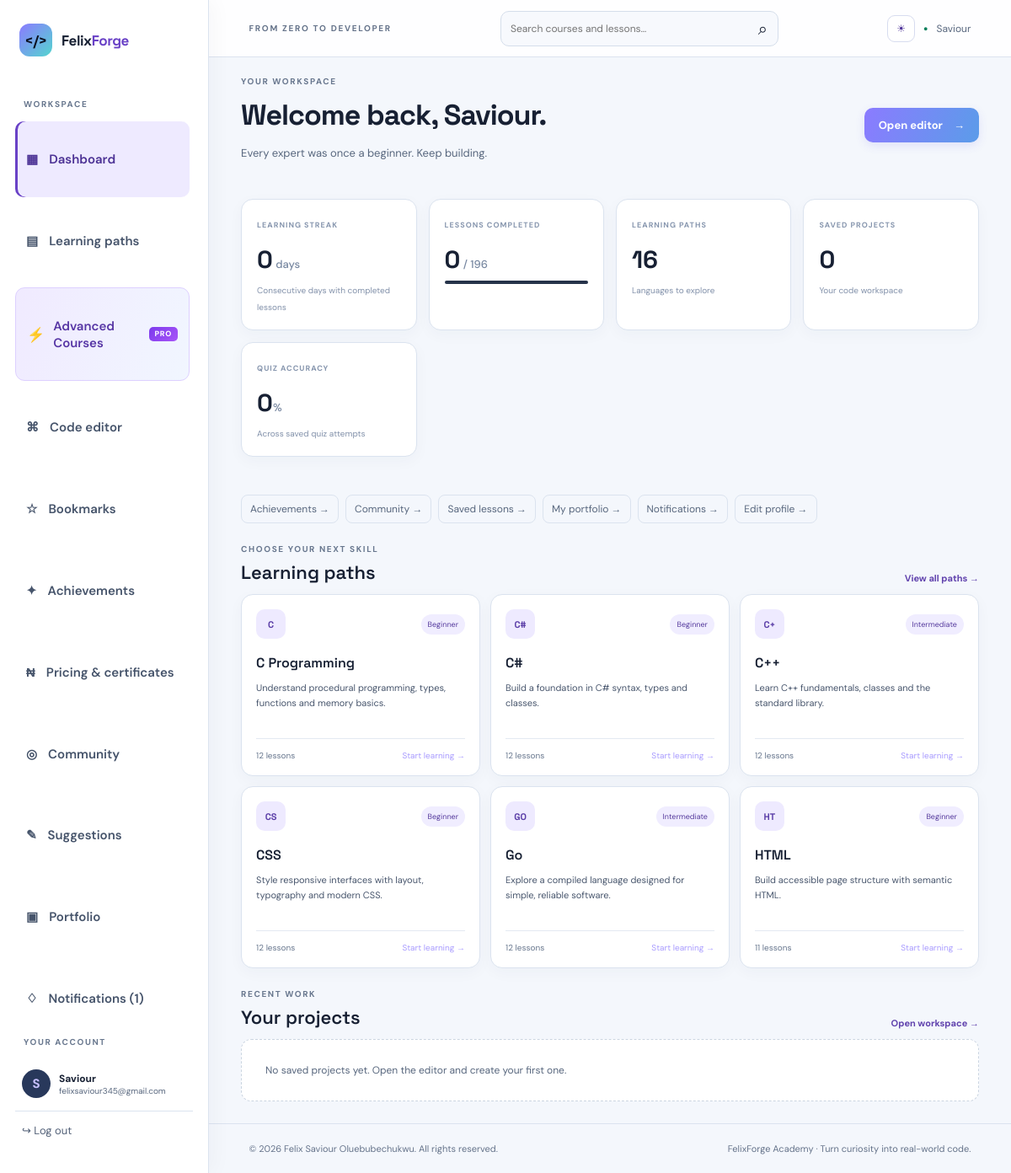
The page /dashboard (signed in) on the database its author committed.
### app.py (models this page shows, shortened)
class User(UserMixin, db.Model):
    id = db.Column(db.Integer, primary_key=True)
    username = db.Column(db.String(32), unique=True, nullable=False)
    email = db.Column(db.String(254), unique=True, nullable=False)
    password_hash = db.Column(db.String(255), nullable=False)
    created_at = db.Column(db.DateTime, default=datetime.utcnow)
    projects = db.relationship('Project', backref='owner', cascade='all, delete-orphan')
    progress = db.relationship('Progress', backref='learner', cascade='all, delete-orphan')
    quiz_results = db.relationship('QuizResult', back_populates='learner', cascade='all, delete-orphan')

class Course(db.Model):
    id = db.Column(db.Integer, primary_key=True)
    slug = db.Column(db.String(40), unique=True, nullable=False)
    title = db.Column(db.String(80), nullable=False)
    level = db.Column(db.String(30), default='Beginner')
    description = db.Column(db.Text, default='')
    language = db.Column(db.String(30), nullable=False)
    access_level = db.Column(db.String(20), nullable=False, default='free')
    lessons = db.relationship('Lesson', backref='course', cascade='all, delete-orphan', order_by='Lesson.position')

### app.py (the view)
@app.route('/dashboard')
@login_required
def dashboard():
    can_view_premium = can_access_advanced_courses()
    course_query = Course.query
    lesson_query = Lesson.query.join(Course)
    progress_query = Progress.query.filter_by(user_id=current_user.id).join(Lesson).join(Course)
    if not can_view_premium:
        course_query = course_query.filter(Course.access_level == 'free')
        lesson_query = lesson_query.filter(Course.access_level == 'free')
        progress_query = progress_query.filter(Course.access_level == 'free')
    courses = course_query.order_by(Course.title).all()
    completed = progress_query.count()
    total = lesson_query.count()
    projects=Project.query.filter_by(user_id=current_user.id).count(); all_results=QuizResult.query.filter_by(user_id=current_user.id).all(); accuracy=round(sum(r.score for r in all_results)/sum(r.total for r in all_results)*100) if all_results else 0; results=QuizResult.query.filter_by(user_id=current_user.id).order_by(QuizResult.created_at.desc()).limit(5).all()
    recent=Project.query.filter_by(user_id=current_user.id).order_by(Project.updated_at.desc()).limit(4).all()
    activity_dates=sorted({p.completed_at.date() for p in Progress.query.filter_by(user_id=current_user.id).all()},reverse=True)
    streak=0; today=date.today(); cursor=today if activity_dates and activity_dates[0]==today else today-timedelta(days=1)
    for day in activity_dates:
        if day==cursor: streak+=1; cursor-=timedelta(days=1)
        elif day<cursor: break
    return render_template('dashboard.html',courses=courses,completed=completed,total=total,projects=projects,accuracy=accuracy,results=results,recent=recent,streak=streak)

### app.py (called while the page is built)
@login_manager.user_loader
def load_user(user_id): return db.session.get(User, int(user_id))

def is_admin_user():
    admin_email = app.config.get('ADMIN_EMAIL', '')
    return bool(
        current_user.is_authenticated
        and app.config.get('ADMIN_ENABLED')
        and admin_email
        and current_user.email.lower() == admin_email
    )

def has_active_premium_membership(user_id):
    now = datetime.utcnow()
    return MembershipPayment.query.filter(
        MembershipPayment.user_id == user_id,
        MembershipPayment.plan.in_(['monthly', 'annual']),
        MembershipPayment.status == 'paid',
        MembershipPayment.starts_at.isnot(None),
        MembershipPayment.starts_at <= now,
        MembershipPayment.ends_at.isnot(None),
        MembershipPayment.ends_at > now,
    ).first() is not None

def can_access_advanced_courses():
    return bool(current_user.is_authenticated and (
        is_admin_user() or has_active_premium_membership(current_user.id)
    ))

@app.before_request
def record_daily_activity():
    if current_user.is_authenticated and request.endpoint not in {'static', 'logout'}:
        today = datetime.utcnow().date()
        activity = UserActivity.query.filter_by(user_id=current_user.id, activity_date=today).first()
        if activity is None:
            db.session.add(UserActivity(user_id=current_user.id, activity_date=today, last_seen_at=datetime.utcnow()))
        try:
            db.session.commit()
        except Exception:
            db.session.rollback()
            app.logger.exception('Could not record learner activity')

### templates/dashboard.html
{% extends 'base.html' %}{% block title %}Dashboard — FelixForge Academy{% endblock %}{% block content %}<div class="page-heading"><div><div class="eyebrow">YOUR WORKSPACE</div><h1>Welcome back, {{ current_user.username }}.</h1><p>Every expert was once a beginner. Keep building.</p></div><a class="button" href="{{ url_for('editor') }}">Open editor <span>→</span></a></div><div class="stats-grid"><div class="stat-card"><span>LEARNING STREAK</span><strong>{{ streak }}<small> days</small></strong><small class="stat-foot">Consecutive days with completed lessons</small></div><div class="stat-card"><span>LESSONS COMPLETED</span><strong>{{ completed }}<small> / {{ total }}</small></strong><div class="progress-track"><i style="width:{{ (completed/total*100)|round|int if total else 0 }}%"></i></div></div><div class="stat-card"><span>LEARNING PATHS</span><strong>{{ courses|length }}</strong><small class="stat-foot">Languages to explore</small></div><div class="stat-card"><span>SAVED PROJECTS</span><strong>{{ projects }}</strong><small class="stat-foot">Your code workspace</small></div><div class="stat-card"><span>QUIZ ACCURACY</span><strong>{{ accuracy }}<small>%</small></strong><small class="stat-foot">Across saved quiz attempts</small></div></div><div class="quick-links"><a href="{{ url_for('achievements') }}">Achievements →</a><a href="{{ url_for('community') }}">Community →</a><a href="{{ url_for('bookmarks') }}">Saved lessons →</a><a href="{{ url_for('portfolio') }}">My portfolio →</a><a href="{{ url_for('notifications') }}">Notifications →</a><a href="{{ url_for('profile') }}">Edit profile →</a></div><div class="section-heading"><div><div class="eyebrow">CHOOSE YOUR NEXT SKILL</div><h2>Learning paths</h2></div><a class="text-link" href="{{ url_for('courses') }}">View all paths →</a></div><div class="course-grid">{% for c in courses[:6] %}<a class="course-card" href="{{ url_for('course_detail',slug=c.slug) }}"><div class="course-top"><span class="language-icon">{{ c.language[:2]|upper }}</span><span class="level-tag">{{ c.level }}</span></div><h3>{{ c.title }}</h3><p>{{ c.description }}</p><div class="course-bottom"><span>{{ c.lessons|length }} lessons</span><span>Start learning →</span></div></a>{% endfor %}</div><div class="section-heading"><div><div class="eyebrow">RECENT WORK</div><h2>Your projects</h2></div><a class="text-link" href="{{ url_for('editor') }}">Open workspace →</a></div>{% if recent %}<div class="project-list">{% for p in recent %}<a href="{{ url_for('editor') }}" class="project-row"><span class="project-file">⌘</span><b>{{ p.name }}</b><small>{{ p.language }}</small><span class="project-date">{{ p.updated_at.strftime('%d %b %Y') }}</span></a>{% endfor %}</div>{% else %}<div class="empty-state">No saved projects yet. Open the editor and create your first one.</div>{% endif %}{% endblock %}

### templates/base.html (shortened to what this page needs)
<!doctype html>
<html lang="en">
<head>
<link rel="stylesheet" href="{{ url_for('static',filename='style.css') }}">
</head>
<body>
<div class="shell">
<aside class="sidebar">
<a class="brand" href="{{ url_for('home') }}"><span class="brand-mark">&lt;/&gt;</span><span>Felix<span class="brand-muted">Forge</span></span></a>
<div class="side-label">WORKSPACE</div>
<nav>
<a href="{{ url_for('dashboard') }}" class="nav-link {% if request.endpoint=='dashboard' %}active{% endif %}">▦ <span>Dashboard</span></a>
<a href="{{ url_for('courses') }}" class="nav-link ">▤ <span>Learning paths</span></a>
<a href="{{ url_for('advanced_courses') }}" class="nav-link advanced-nav-link {% if advanced_nav_active %}active{% endif %}"><strong class="advanced-icon">⚡</strong><span>Advanced Courses</span><span class="advanced-badge">PRO</span></a>
<a href="{{ url_for('editor') }}" class="nav-link {% if request.endpoint=='editor' %}active{% endif %}">⌘ <span>Code editor</span></a>
<a href="{{ url_for('bookmarks') }}" class="nav-link">☆ <span>Bookmarks</span></a>
<a href="{{ url_for('achievements') }}" class="nav-link">✦ <span>Achievements</span></a>
<a href="{{ url_for('monetization_plan') }}" class="nav-link {% if request.endpoint=='monetization_plan' %}active{% endif %}">₦ <span>Pricing & certificates</span></a>
<a href="{{ url_for('community') }}" class="nav-link">◎ <span>Community</span></a>
<a href="{{ url_for('suggestions') }}" class="nav-link {% if request.endpoint=='suggestions' %}active{% endif %}">✎ <span>Suggestions</span></a>
<a href="{{ url_for('portfolio') }}" class="nav-link">▣ <span>Portfolio</span></a>
<a href="{{ url_for('notifications') }}" class="nav-link">♢ <span>Notifications{% if unread_notifications %} ({{ unread_notifications }}){% endif %}</span></a>
</nav>
<div class="side-bottom"><div class="side-label">YOUR ACCOUNT</div>
<div class="user-mini"><div class="avatar">{{ (current_user.username[0] if current_user.is_authenticated else 'F')|upper }}</div><div><b>{{ current_user.username if current_user.is_authenticated else 'Guest learner' }}</b><small>{{ current_user.email if current_user.is_authenticated else 'Start learning today' }}</small></div></div>
{% if current_user.is_authenticated %}<form method="post" action="{{ url_for('logout') }}"><input type="hidden" name="csrf_token" value="{{ csrf_token() }}"><button class="logout-link">↪ Log out</button></form>{% else %}<a class="logout-link" href="{{ url_for('login') }}">↪ Log in</a>{% endif %}
</div>
</aside>
<main class="main">
<header class="topbar"><div class="mobile-brand">&lt;/&gt; FelixForge Academy</div><div class="crumb">FROM ZERO TO DEVELOPER</div>
<form class="global-search" action="{{ url_for('search') }}" method="get"><input name="q" type="search" placeholder="Search courses and lessons…" aria-label="Search courses and lessons"><button aria-label="Search">⌕</button></form>
<div class="top-actions"><button type="button" class="theme-toggle" id="themeToggle" aria-label="Toggle colour theme" aria-pressed="false">◐</button>
{% if current_user.is_authenticated %}<span class="online-dot">●</span><span class="top-user"><a href="{{ url_for('profile') }}">{{ current_user.username }}</a></span>{% else %}<a class="button button-small" href="{{ url_for('login') }}">Log in</a>{% endif %}</div>
</header>
<section class="page">{% block content %}{% endblock %}</section>
<footer>© {{ year }} Felix Saviour Oluebubechukwu. All rights reserved. <span>FelixForge Academy · Turn curiosity into real-world code.</span></footer>
</main></div>
</body></html>

### rows shown on the page
User: username "S", username "Saviour", email "felixsaviour345@gmail.com"
Course: language "C", level "Beginner", title "C Programming", description "Understand procedural programming, types, functions and memory basics.", lessons|length "12"
Course: language "C#", level "Beginner", title "C#", description "Build a foundation in C# syntax, types and classes.", lessons|length "12"
Course: language "C+", level "Intermediate", title "C++", description "Learn C++ fundamentals, classes and the standard library.", lessons|length "12"
Course: language "CS", level "Beginner", title "CSS", description "Style responsive interfaces with layout, typography and modern CSS.", lessons|length "12"
Course: language "GO", level "Intermediate", title "Go", description "Explore a compiled language designed for simple, reliable software.", lessons|length "12"
Course: language "HT", level "Beginner", title "HTML", description "Build accessible page structure with semantic HTML.", lessons|length "11"

### other values the page prints
{{ unread_notifications }} "1"
{{ streak }} "0"
{{ completed }} "0"
{{ total }} "196"
{{ courses|length }} "16"
{{ projects }} "0"
{{ accuracy }} "0"
